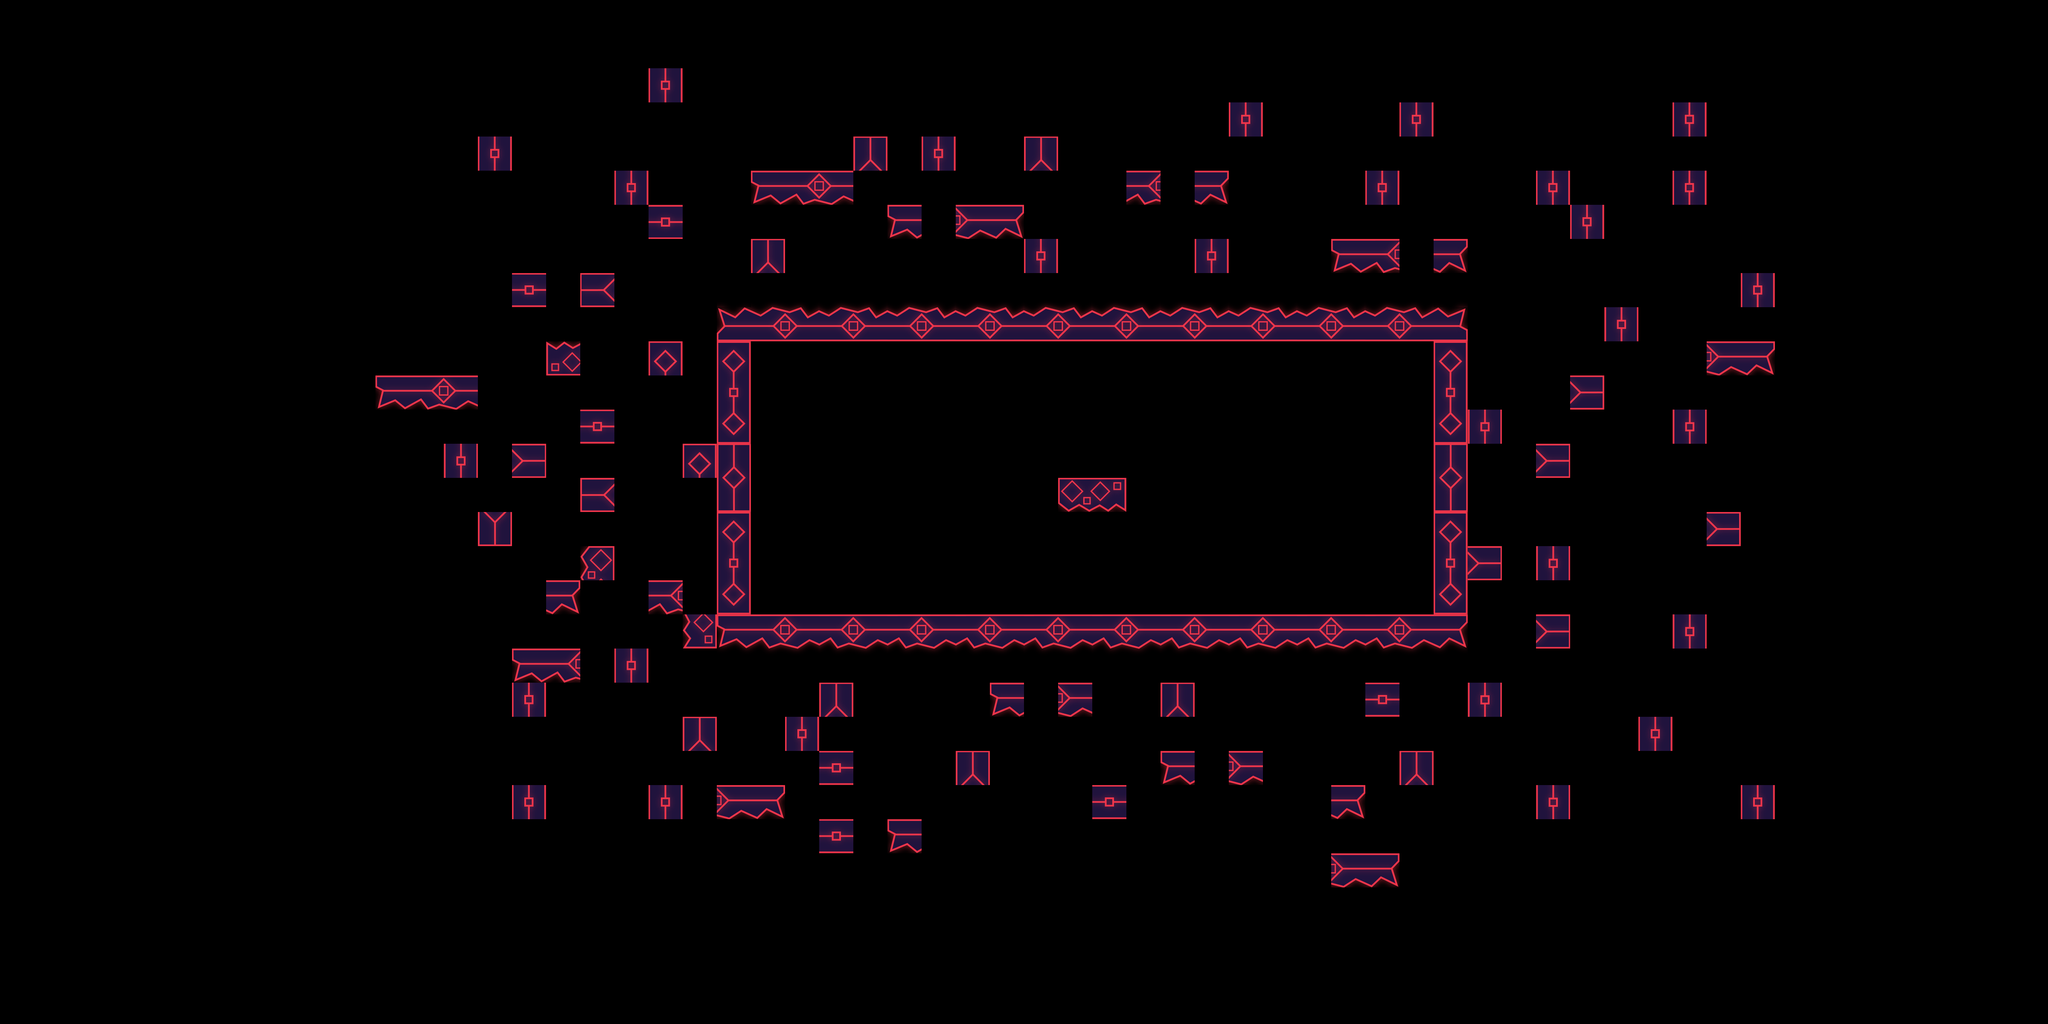

The image is a tile-based game level rendered from a .tmx file. Its description and source (layers, tilesets, objects; grid data summarised) follow:
An orthogonal 60x30 tile map with 80x80 px tiles, 2 tile layers (Background, Platform_Classic) and 85 objects.

<map version="1.5" tiledversion="1.6.0" orientation="orthogonal" renderorder="right-down" width="60" height="30" tilewidth="80" tileheight="80" infinite="0" nextlayerid="48" nextobjectid="1098">
 <editorsettings>
  <export target="Map_Boss.json" format="json" />
 </editorsettings>
 <tileset firstgid="1" name="Tile_Set" tilewidth="80" tileheight="80" tilecount="240" columns="15">
  <image source="assets/Tile_Set.png" trans="5555ff" width="1219" height="1288" />
 </tileset>
 <group id="25" name="Grille">
  <layer id="47" name="Background" width="60" height="30">
   <data>[1800 cells, 44 non-empty, 4 distinct tile ids]</data>
  </layer>
  <layer id="43" name="Platform_Classic" width="60" height="30" locked="1">
   <data>[1800 cells, 150 non-empty, 11 distinct tile ids]</data>
  </layer>
 </group>
 <group id="24" name="Object" visible="0">
  <objectgroup id="44" name="Boss">
   <object id="935" gid="1" x="3360" y="1200" width="80" height="80" />
  </objectgroup>
  <objectgroup id="45" name="BossPlatform">
   <object id="938" gid="33" x="2960" y="1440" width="80" height="80" />
   <object id="939" gid="33" x="2080" y="800" width="80" height="80" />
   <object id="1084" gid="33" x="3760" y="720" width="80" height="80" />
   <object id="1085" gid="33" x="1280" y="640" width="80" height="80" />
   <object id="1086" gid="33" x="1520" y="800" width="80" height="80" />
   <object id="1087" gid="33" x="1440" y="1520" width="80" height="80" />
   <object id="1088" gid="33" x="3680" y="1440" width="80" height="80" />
   <object id="1089" gid="33" x="3520" y="1680" width="80" height="80" />
  </objectgroup>
  <objectgroup id="28" name="Ennemi3">
   <object id="1006" gid="1" x="2560" y="1040" width="80" height="80" />
  </objectgroup>
  <objectgroup id="27" name="Ennemi2">
   <object id="1002" gid="1" x="1920" y="1360" width="80" height="80" />
   <object id="1072" gid="1" x="3120" y="1360" width="80" height="80" />
  </objectgroup>
  <objectgroup id="16" name="Ennemi1">
   <object id="1004" gid="1" x="2720" y="960" width="80" height="80" />
  </objectgroup>
  <objectgroup id="36" name="DoorSwitch1" />
  <objectgroup id="37" name="KeySwitch1" />
  <objectgroup id="22" name="Door1" />
  <objectgroup id="31" name="Door2" />
  <objectgroup id="26" name="Key" />
  <objectgroup id="33" name="Key2" />
  <objectgroup id="29" name="Object_bonus1" />
  <objectgroup id="18" name="Object_bonus2" />
  <objectgroup id="42" name="Platform_object" visible="0" locked="1">
   <object id="940" gid="17" x="1680" y="800" width="80" height="80" />
   <object id="941" gid="17" x="1680" y="960" width="80" height="80" />
   <object id="942" gid="17" x="1680" y="1040" width="80" height="80" />
   <object id="943" gid="17" x="1680" y="1120" width="80" height="80" />
   <object id="944" gid="17" x="1680" y="1120" width="80" height="80" />
   <object id="945" gid="17" x="1680" y="1200" width="80" height="80" />
   <object id="946" gid="17" x="1680" y="1280" width="80" height="80" />
   <object id="947" gid="17" x="1680" y="1360" width="80" height="80" />
   <object id="948" gid="17" x="1680" y="1440" width="80" height="80" />
   <object id="949" gid="17" x="1680" y="1520" width="80" height="80" />
   <object id="950" gid="17" x="1760" y="800" width="80" height="80" />
   <object id="951" gid="17" x="1840" y="800" width="80" height="80" />
   <object id="952" gid="17" x="1920" y="800" width="80" height="80" />
   <object id="953" gid="17" x="2000" y="800" width="80" height="80" />
   <object id="954" gid="17" x="2080" y="800" width="80" height="80" />
   <object id="955" gid="17" x="2160" y="800" width="80" height="80" />
   <object id="956" gid="17" x="2240" y="800" width="80" height="80" />
   <object id="957" gid="17" x="2320" y="800" width="80" height="80" />
   <object id="958" gid="17" x="2400" y="800" width="80" height="80" />
   <object id="959" gid="17" x="2480" y="800" width="80" height="80" />
   <object id="960" gid="17" x="2480" y="800" width="80" height="80" />
   <object id="961" gid="17" x="2560" y="800" width="80" height="80" />
   <object id="962" gid="17" x="2640" y="800" width="80" height="80" />
   <object id="963" gid="17" x="2640" y="800" width="80" height="80" />
   <object id="964" gid="17" x="2720" y="800" width="80" height="80" />
   <object id="965" gid="17" x="2800" y="800" width="80" height="80" />
   <object id="966" gid="17" x="2880" y="800" width="80" height="80" />
   <object id="967" gid="17" x="2960" y="800" width="80" height="80" />
   <object id="968" gid="17" x="3040" y="800" width="80" height="80" />
   <object id="969" gid="17" x="3040" y="800" width="80" height="80" />
   <object id="970" gid="17" x="3360" y="960" width="80" height="80" />
   <object id="971" gid="17" x="3360" y="1040" width="80" height="80" />
   <object id="972" gid="17" x="3360" y="1120" width="80" height="80" />
   <object id="973" gid="17" x="3360" y="1120" width="80" height="80" />
   <object id="974" gid="17" x="3360" y="1200" width="80" height="80" />
   <object id="975" gid="17" x="3360" y="1280" width="80" height="80" />
   <object id="976" gid="17" x="3360" y="1360" width="80" height="80" />
   <object id="977" gid="17" x="3360" y="1440" width="80" height="80" />
   <object id="978" gid="17" x="3040" y="1520" width="80" height="80" />
   <object id="979" gid="17" x="1680" y="1520" width="80" height="80" />
   <object id="980" gid="17" x="1760" y="1520" width="80" height="80" />
   <object id="981" gid="17" x="1840" y="1520" width="80" height="80" />
   <object id="982" gid="17" x="1920" y="1520" width="80" height="80" />
   <object id="983" gid="17" x="2000" y="1520" width="80" height="80" />
   <object id="984" gid="17" x="2080" y="1520" width="80" height="80" />
   <object id="985" gid="17" x="2160" y="1520" width="80" height="80" />
   <object id="986" gid="17" x="2240" y="1520" width="80" height="80" />
   <object id="987" gid="17" x="2320" y="1520" width="80" height="80" />
   <object id="988" gid="17" x="2400" y="1520" width="80" height="80" />
   <object id="989" gid="17" x="2480" y="1520" width="80" height="80" />
   <object id="990" gid="17" x="2480" y="1520" width="80" height="80" />
   <object id="991" gid="17" x="2560" y="1520" width="80" height="80" />
   <object id="992" gid="17" x="2640" y="1520" width="80" height="80" />
   <object id="993" gid="17" x="2640" y="1520" width="80" height="80" />
   <object id="994" gid="17" x="2720" y="1520" width="80" height="80" />
   <object id="995" gid="17" x="2800" y="1520" width="80" height="80" />
   <object id="996" gid="17" x="2880" y="1520" width="80" height="80" />
   <object id="997" gid="17" x="2960" y="1520" width="80" height="80" />
   <object id="998" gid="17" x="3040" y="1520" width="80" height="80" />
   <object id="999" gid="17" x="3040" y="1520" width="80" height="80" />
   <object id="1000" gid="17" x="2480" y="1200" width="80" height="80" />
   <object id="1001" gid="17" x="2560" y="1200" width="80" height="80" />
   <object id="1074" gid="17" x="3120" y="1520" width="80" height="80" />
   <object id="1075" gid="17" x="3200" y="1520" width="80" height="80" />
   <object id="1076" gid="17" x="3280" y="1520" width="80" height="80" />
   <object id="1077" gid="17" x="3360" y="1520" width="80" height="80" />
   <object id="1078" gid="17" x="3120" y="800" width="80" height="80" />
   <object id="1079" gid="17" x="3200" y="800" width="80" height="80" />
   <object id="1080" gid="17" x="3280" y="800" width="80" height="80" />
   <object id="1081" gid="17" x="3360" y="800" width="80" height="80" />
   <object id="1082" gid="17" x="3360" y="880" width="80" height="80" />
   <object id="1083" gid="17" x="1680" y="880" width="80" height="80" />
  </objectgroup>
 </group>
</map>
